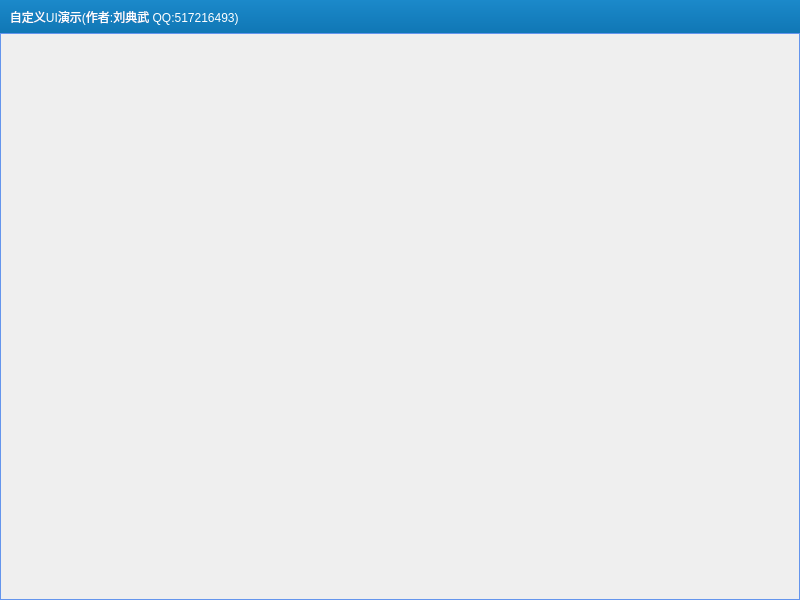
<?xml version="1.0" encoding="UTF-8"?>
<ui version="4.0">
 <class>frmMain</class>
 <widget class="QWidget" name="frmMain">
  <property name="geometry">
   <rect>
    <x>0</x>
    <y>0</y>
    <width>800</width>
    <height>600</height>
   </rect>
  </property>
  <property name="minimumSize">
   <size>
    <width>800</width>
    <height>600</height>
   </size>
  </property>
  <property name="windowTitle">
   <string>自定义UI演示(作者:刘典武 QQ:517216493)</string>
  </property>
  <property name="styleSheet">
   <string notr="true">#widget_main{
	border:1px solid rgb(100, 149, 237);	
}

#widget_title{
	background-color: qlineargradient(spread:pad, x1:0, y1:0, x2:0, y2:1, stop:0 rgba(27, 137, 202, 255), stop:1 rgba(16, 119, 181, 255));
}

#lab_Title{
	font: 10pt &quot;微软雅黑&quot;;
	color: rgb(255, 255, 255);
}

#widget_menu .QPushButton{
	color: rgb(183, 218, 238);
	background-color:rgba(0,0,0,0);
	border-style:none;
}

#widget_menu .QPushButton:hover{
	background-color: qlineargradient(spread:pad, x1:0, y1:1, x2:0, y2:0, stop:0 rgba(25, 134, 199, 0), stop:1 rgba(72, 160, 212, 255));
}

#widget_menu #btnMenu_Close:hover{
	background-color: qlineargradient(spread:pad, x1:0, y1:1, x2:0, y2:0, stop:0 rgba(238, 0, 0, 128), stop:1 rgba(238, 44, 44, 255));
}

#widget_main .QPushButton{
	border-style:none;
	border: 0px;
	font: 10pt &quot;微软雅黑&quot;;
	color: rgb(255, 255, 255);
	padding: 4px;
    min-width: 45px;
    min-height: 25px;
}

#widget_main .QPushButton{
	background-color: qlineargradient(spread:pad, x1:0, y1:0, x2:0, y2:1, stop:0 rgba(92, 172, 238, 255), stop:1 rgba(100, 149, 237, 255));
}

#widget_main .QPushButton:hover{
	background-color: qlineargradient(spread:pad, x1:0, y1:0, x2:0, y2:1, stop:0 rgba(27, 137, 202, 255), stop:1 rgba(16, 119, 181, 255));
}

#widget_main .QPushButton:pressed{
	background-color: qlineargradient(spread:pad, x1:0, y1:0, x2:0, y2:1, stop:0 rgba(92, 172, 238, 255), stop:1 rgba(100, 149, 237, 255));
}
</string>
  </property>
  <layout class="QVBoxLayout" name="verticalLayout">
   <property name="spacing">
    <number>0</number>
   </property>
   <property name="leftMargin">
    <number>0</number>
   </property>
   <property name="topMargin">
    <number>0</number>
   </property>
   <property name="rightMargin">
    <number>0</number>
   </property>
   <property name="bottomMargin">
    <number>0</number>
   </property>
   <item>
    <widget class="QWidget" name="widget_title" native="true">
     <property name="sizePolicy">
      <sizepolicy hsizetype="Preferred" vsizetype="Fixed">
       <horstretch>0</horstretch>
       <verstretch>0</verstretch>
      </sizepolicy>
     </property>
     <property name="minimumSize">
      <size>
       <width>100</width>
       <height>33</height>
      </size>
     </property>
     <layout class="QHBoxLayout" name="horizontalLayout_2">
      <property name="spacing">
       <number>0</number>
      </property>
      <property name="leftMargin">
       <number>0</number>
      </property>
      <property name="topMargin">
       <number>0</number>
      </property>
      <property name="rightMargin">
       <number>0</number>
      </property>
      <property name="bottomMargin">
       <number>0</number>
      </property>
      <item>
       <widget class="QLabel" name="lab_Title">
        <property name="sizePolicy">
         <sizepolicy hsizetype="Expanding" vsizetype="Preferred">
          <horstretch>0</horstretch>
          <verstretch>0</verstretch>
         </sizepolicy>
        </property>
        <property name="text">
         <string>   自定义UI演示(作者:刘典武 QQ:517216493)</string>
        </property>
        <property name="alignment">
         <set>Qt::AlignLeading|Qt::AlignLeft|Qt::AlignVCenter</set>
        </property>
       </widget>
      </item>
      <item>
       <widget class="QWidget" name="widget_menu" native="true">
        <property name="sizePolicy">
         <sizepolicy hsizetype="Minimum" vsizetype="Preferred">
          <horstretch>0</horstretch>
          <verstretch>0</verstretch>
         </sizepolicy>
        </property>
        <layout class="QHBoxLayout" name="horizontalLayout">
         <property name="spacing">
          <number>0</number>
         </property>
         <property name="leftMargin">
          <number>0</number>
         </property>
         <property name="topMargin">
          <number>0</number>
         </property>
         <property name="rightMargin">
          <number>0</number>
         </property>
         <property name="bottomMargin">
          <number>0</number>
         </property>
         <item>
          <widget class="QPushButton" name="btnMenu">
           <property name="sizePolicy">
            <sizepolicy hsizetype="Minimum" vsizetype="Expanding">
             <horstretch>0</horstretch>
             <verstretch>0</verstretch>
            </sizepolicy>
           </property>
           <property name="minimumSize">
            <size>
             <width>31</width>
             <height>0</height>
            </size>
           </property>
           <property name="cursor">
            <cursorShape>ArrowCursor</cursorShape>
           </property>
           <property name="text">
            <string/>
           </property>
           <property name="flat">
            <bool>true</bool>
           </property>
          </widget>
         </item>
         <item>
          <widget class="QPushButton" name="btnMenu_Min">
           <property name="sizePolicy">
            <sizepolicy hsizetype="Minimum" vsizetype="Expanding">
             <horstretch>0</horstretch>
             <verstretch>0</verstretch>
            </sizepolicy>
           </property>
           <property name="minimumSize">
            <size>
             <width>31</width>
             <height>0</height>
            </size>
           </property>
           <property name="cursor">
            <cursorShape>ArrowCursor</cursorShape>
           </property>
           <property name="text">
            <string/>
           </property>
           <property name="flat">
            <bool>true</bool>
           </property>
          </widget>
         </item>
         <item>
          <widget class="QPushButton" name="btnMenu_Max">
           <property name="sizePolicy">
            <sizepolicy hsizetype="Minimum" vsizetype="Expanding">
             <horstretch>0</horstretch>
             <verstretch>0</verstretch>
            </sizepolicy>
           </property>
           <property name="minimumSize">
            <size>
             <width>31</width>
             <height>0</height>
            </size>
           </property>
           <property name="cursor">
            <cursorShape>ArrowCursor</cursorShape>
           </property>
           <property name="text">
            <string/>
           </property>
           <property name="flat">
            <bool>true</bool>
           </property>
          </widget>
         </item>
         <item>
          <widget class="QPushButton" name="btnMenu_Close">
           <property name="sizePolicy">
            <sizepolicy hsizetype="Minimum" vsizetype="Expanding">
             <horstretch>0</horstretch>
             <verstretch>0</verstretch>
            </sizepolicy>
           </property>
           <property name="minimumSize">
            <size>
             <width>40</width>
             <height>0</height>
            </size>
           </property>
           <property name="cursor">
            <cursorShape>ArrowCursor</cursorShape>
           </property>
           <property name="text">
            <string/>
           </property>
           <property name="flat">
            <bool>true</bool>
           </property>
          </widget>
         </item>
        </layout>
       </widget>
      </item>
     </layout>
    </widget>
   </item>
   <item>
    <widget class="QWidget" name="widget_main" native="true">
     <property name="sizePolicy">
      <sizepolicy hsizetype="Preferred" vsizetype="Preferred">
       <horstretch>0</horstretch>
       <verstretch>0</verstretch>
      </sizepolicy>
     </property>
     <property name="styleSheet">
      <string notr="true"/>
     </property>
     <layout class="QVBoxLayout" name="verticalLayout_3">
      <property name="spacing">
       <number>0</number>
      </property>
      <property name="leftMargin">
       <number>0</number>
      </property>
      <property name="topMargin">
       <number>0</number>
      </property>
      <property name="rightMargin">
       <number>0</number>
      </property>
      <property name="bottomMargin">
       <number>0</number>
      </property>
      <item>
       <layout class="QVBoxLayout" name="lay"/>
      </item>
     </layout>
    </widget>
   </item>
  </layout>
 </widget>
 <layoutdefault spacing="6" margin="11"/>
 <tabstops>
  <tabstop>btnMenu</tabstop>
  <tabstop>btnMenu_Min</tabstop>
  <tabstop>btnMenu_Max</tabstop>
  <tabstop>btnMenu_Close</tabstop>
 </tabstops>
 <resources/>
 <connections/>
</ui>
